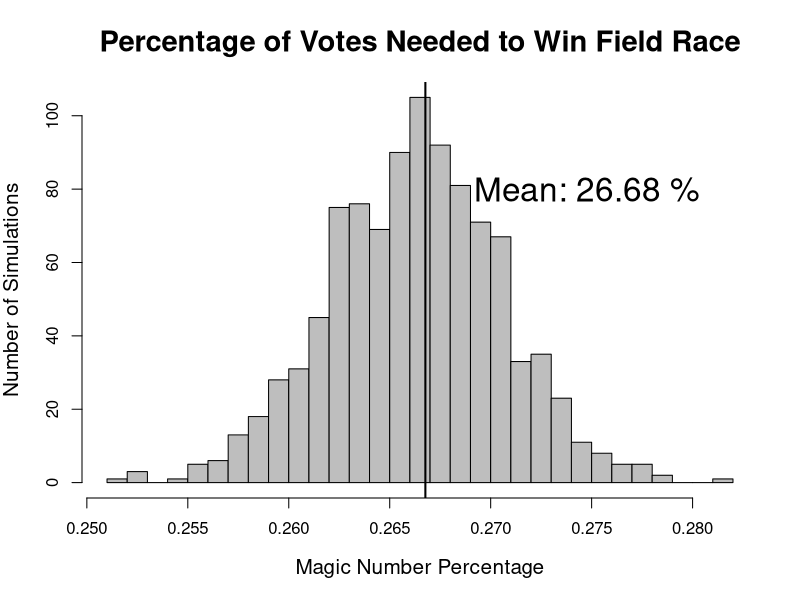

R code for this plot:
## ---- chunk 1
library(tidyverse)

# Define constants

#total_votes <- 448859.  #Actual number of total ballots (projected)
total_votes <- 1000   #Smaller number so simulation actually finishes
percentages <- c(0.313, 0.044, 0.6426)  # Votes distribution

# Calculate the number of votes
no_votes <- round(total_votes * percentages[1])  # No votes
one_vote <- round(total_votes * percentages[2])  # Votes for one candidate
two_votes <- round(total_votes * percentages[3])  # Votes for two candidates

# Define candidates
candidates <- c("A", "B", "C", "D", "E")

# Function to simulate the election
simulate_election <- function(candidates, one_vote, two_votes) {
  # Create a ballot list
  ballots <- vector("list", total_votes)
  
  # Assign ballots for no votes
  for (i in 1:no_votes) {
    ballots[[i]] <- c()  # No votes
  }
  
  # Assign ballots for one candidate
  for (i in (no_votes + 1):(no_votes + one_vote)) {
    ballots[[i]] <- sample(candidates, 1)  # Vote for one candidate
  }
  
  # Assign ballots for two candidates
  for (i in (no_votes + one_vote + 1):total_votes) {
    ballots[[i]] <- sample(candidates, 2)  # Vote for two candidates
  }
  
  # Count votes for each candidate
  vote_counts <- table(unlist(ballots))
  return(as.numeric(vote_counts))
}

# Store results
results <- replicate(1000, simulate_election(candidates, one_vote, two_votes))

# Convert results to a data frame
results_df <- as.data.frame(t(results))
colnames(results_df) <- candidates

# Determine winners (top 2 candidates)
results_df$Election <- 1:nrow(results_df)
results_df$Winner1 <- apply(results_df[, 1:5], 1, function(x) names(sort(x, decreasing = TRUE)[1]))
results_df$Winner2 <- apply(results_df[, 1:5], 1, function(x) names(sort(x, decreasing = TRUE)[2]))
results_df$MagicNumber <- apply(results_df[, 1:5], 1, function(x) (sort(x, decreasing = TRUE)[3]+1)/total_votes)

# Display results
head(results_df)

# Summary of winning candidates
winner_summary <- table(results_df$Winner1, results_df$Winner2)
winner_summary

magic_number_average <- mean(results_df$MagicNumber)
needed_votes <- magic_number_average*448859
needed_votes


# Calculate the mean
mean_value <- mean(results_df$MagicNumber, na.rm = TRUE)

# Create the histogram
hist(
  results_df$MagicNumber, 
  main = "Percentage of Votes Needed to Win Field Race", 
  xlab = "Magic Number Percentage",
  ylab = "Number of Simulations",
  col = "grey", 
  border = "black",
  breaks = 25,
  cex.main = 1.75,
  cex.lab = 1.25
)

# Add a vertical line for the mean
abline(v = mean_value, col = "black", lwd = 2)


# Add text for the mean
text(x = mean_value + 0.008, y = 80, 
     labels = paste("Mean:", round(mean_value*100, 2),"%"), 
     col = "black", cex = 2) 

## ---- chunk 2
